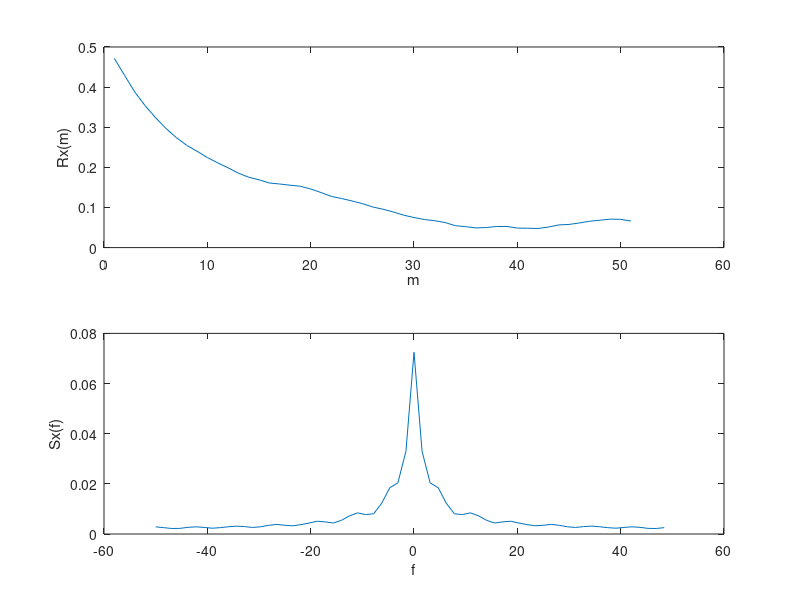

Recreate this plot in MATLAB.
%%%%%%%%%% project 1 %%%%%%%%%%%%%%%%%%%%%%%%%%%%%%%%%%%%%%%%%%
%%%%%%%%%% AR(1) model, a1=0.9 %%%%%%%%%%%%%%%%%%%%%%%%%%%%%%%%
%%%%%%%%%% compute corelation function and power spectral density %%%%%
clear all
close all
clc;
X0=0;
N=1000;
rh=0.9;
X=zeros(1,N);
w=rand(1,N)-1/2;


X(1)=rh*X0+w(1);
 for i=2:N
     X(i)=rh*X(i-1)+w(i);
 end
 
 M=50;
 Rx=zeros(1, M+1);
 for m=1:M+1
     for n=1:N-m+1
         Rx(m)=Rx(m)+X(n)*X(n+m-1);
     end
     Rx(m)=Rx(m)/(N-m+1);
 end
 
 subplot(211),plot(Rx);
 xlabel('m')
 ylabel('Rx(m)')
 
 
 %%% compute power spectrum %%%
 
 ts=0.01;
 fs=1/ts;
 L=2^(nextpow2(M));
 Sx=fft(Rx,L);
 Sx=Sx/fs;
 df=fs/L;
 f=[0:df:df*(L-1)]-fs/2;
 
 subplot(212), plot(f,fftshift(abs(Sx)));
 xlabel('f')
 ylabel('Sx(f)')
 
 